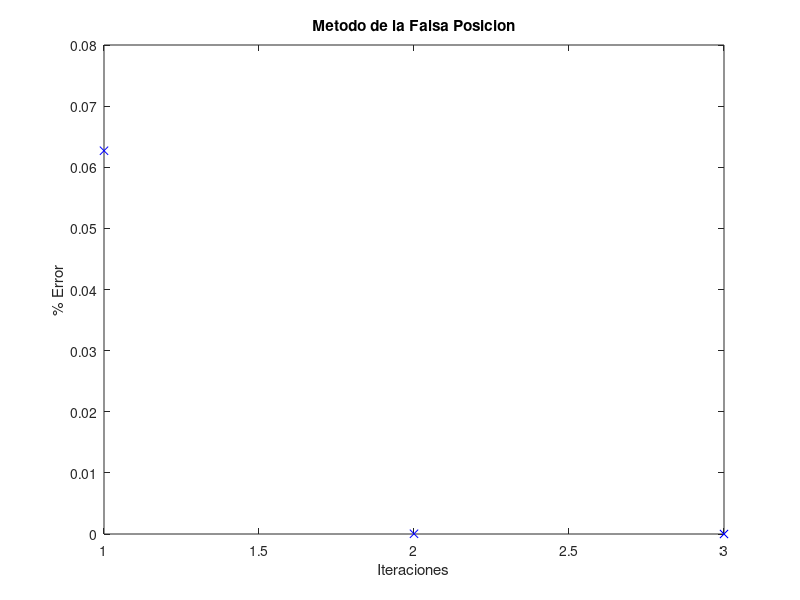

Recreate this plot in MATLAB.
%{
    Metodo de la Falsa Posicion
    Parametros de Entrada
        @param func: funcion a la cual se le aplicara el algoritmo
        @param x0: valor del primer intervalo
        @param x1: valor del segundo intervalo
        @param MAXIT:  iteraciones maximas
        @param TOL:  tolerencia del algoritmo
    
    Parametros de Salida
        @return xAprox: valor aproximado de x
        @return error: porcentaje de error del resultado obtenido
%}

clc;
clear;

function [xAprox, err] = falsaPosicion(func, x0, x1, MAXIT, TOL)
    a = x0;
    b = x1;

    if(func(a) * func(b) < 0)
        iter = 1;
        err = 1;
        iterl = []; % Lista que almacena el numero de iteraciones para despues graficar
        errl = []; % Lista que almacena el % de error de cada iteracion para despues graficar
        xAprox = 0;

        x2 = x1 - ((x1 - x0) / (func(x1) - func(x0))) * func(x1);

        if(func(a) * func(x2) < 0)

            while(iter < MAXIT)
                xAprox = x2 - ((x2 - a) / (func(x2) - func(a))) * func(x2);
                err = (abs(xAprox - x2)) / (abs(xAprox));
                iterl(iter) = iter;
                errl(iter) = err;
                
                if(err < TOL)
                  grafica(iterl, errl);
                  return;
                else
                    iter = iter + 1;
                    a = x2;
                    x2 =  xAprox;
                endif
            endwhile

            grafica(iterl, errl);
            return;

        elseif(func(x2) * func(b) < 0)
     
            while(iter < MAXIT)
                xAprox = b - ((b - x2) / (func(b) - func(x2))) * func(b);
                err = (abs(xAprox - b)) / (abs(xAprox));
                iterl(iter) = iter;
                errl(iter) = err;
                
                if(err < TOL)
                  grafica(iterl, errl);
                  return;
                else
                    iter = iter + 1;
                    x2 = b;
                    b =  xAprox;
                endif
            endwhile

            grafica(iterl, errl);
        else
            error("Condiciones en los parametros de entrada no garantizan el cero de la funcion.")
        endif
    else
        error("Condiciones en los parametros de entrada no garantizan el cero de la funcion.")
    endif
    return;
endfunction

function grafica(listaValoresX, listValoresY)
    plot(listaValoresX, listValoresY, 'bx');
    title("Metodo de la Falsa Posicion");
    xlabel("Iteraciones");
    ylabel("% Error");
endfunction

x0 = 1/2;
x1 = pi/4;
MAXIT = 100;
TOL = 0.00001;
func = @(x) cos(x) - x;
[xAprox, err] = falsaPosicion(func, x0, x1, MAXIT, TOL);
printf('xAprox = %f\n%%Error = %i \n', xAprox, err);